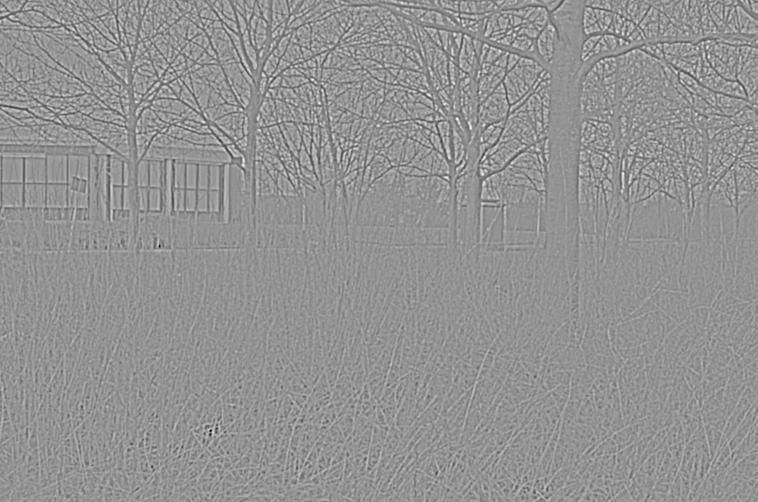
#> input picture img/im1.bmp, 758 x 502 px; its folder holds 4 pictures in this run
$ python sim3.py   (Python 2 division)
#> lines starting #> are read from the running program, lines starting #| are printed output that depends on the picture
import Image
import glob, os
import numpy as np
from sklearn.feature_extraction import image

eta = 5E-6
tao = 1200
theta = 5

def posrect(pij):
	if pij > 0:
		return pij
	else:
		return 0

def negrect(pij):
	if pij < 0:
		return abs(pij)
	else:
		return 0

def init_weights(mu_w0, sigma_w0, num_weights):
	w = [np.random.normal(mu_w0, sigma_w0) for elem in range(0,256)]
	return np.array(w).reshape(16,16)

def time_step(X_ON_set, X_OFF_set):
	X_ON = np.random.choice(X_ON_set)
	X_OFF = np.random.choice(X_OFF_set)

	# output neuron activity
	dimij = len(X_ON)
	y = pr(np.dot(np.reshape(W_ON, dimij), np.reshape(X_ON, dimij).T)+np.dot(np.reshape(W_OFF, dimij), np.reshape(X_OFF, dimij).T))

	'''
	dtheta=(pow(y,2)-theta)/tao
	ntheta=theta+dtheta
	d_W_ON =eta*np.dot(X_ON,((pow(y,2)-np.dot(y, ntheta))
	wn=w+dw
	'''

	pr(W_ON)
	pr(W_OFF)

	return

def main():
	pr = np.vectorize(posrect)
	nr = np.vectorize(negrect)

	imgs = glob.glob("img/*.bmp")
	img_arrs = [np.array(Image.open(img)) for img in imgs]
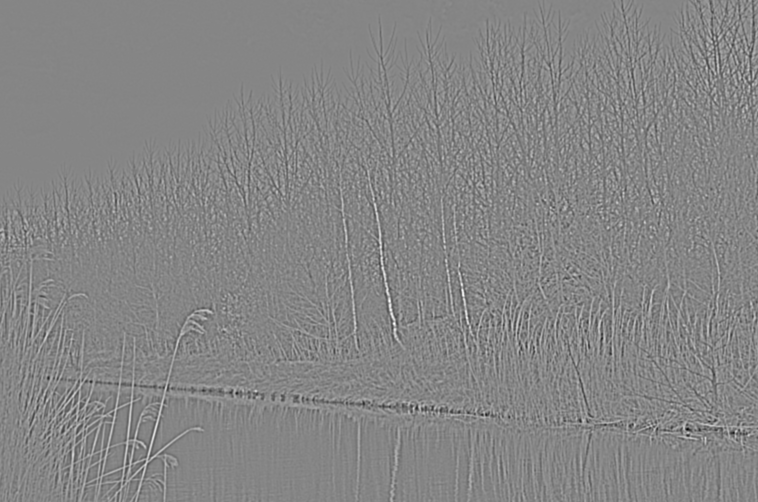
#> input picture img/im10.bmp, 758 x 502 px
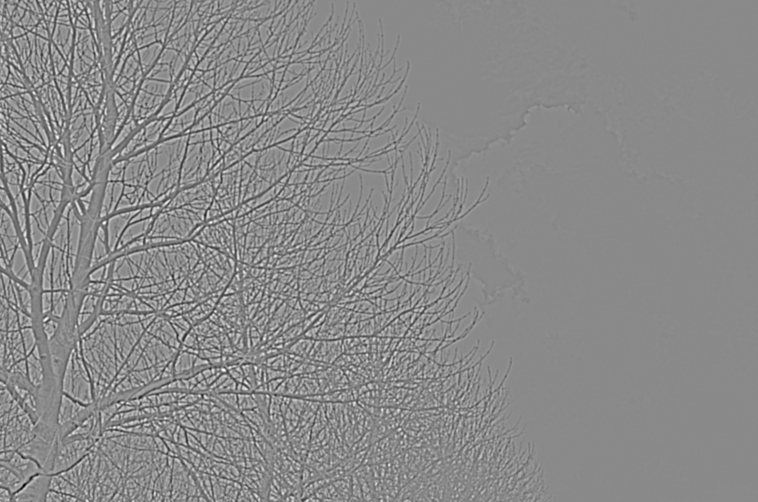
#> input picture img/im2.bmp, 758 x 502 px
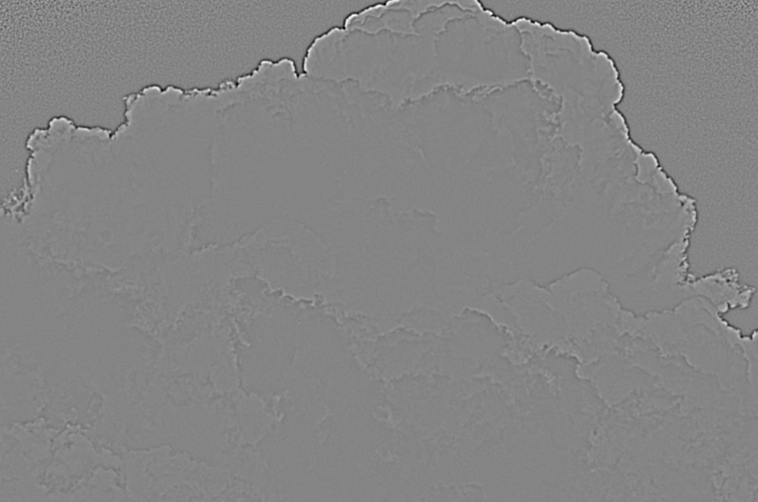
#> input picture img/im3.bmp, 758 x 502 px
#> img_arrs = 4 items
	print img_arrs
#> (printed output is left out)
	mus = [np.mean(img) for img in img_arrs]
#> mus = [146.8, 133.1, 137.6, 132.5]
	sigmas = [pow(np.std(img),2) for img in img_arrs]
#> sigmas = [235.5, 166.1, 370.8, 52.59]
	zmu_norms = [(img_arrs[i]-mus[i])/sigmas[i] for i in range(0,len(img_arrs))]
#> zmu_norms = 4 items

	# using scikit package for easy patch extraction
	patches_list = [image.extract_patches_2d(zmu_norm, (16,16), max_patches = 5000, random_state = 0) for zmu_norm in zmu_norms]
#> patches_list = 4 items
	patches = np.vstack(patches_list)

	# for each patch compute the activities of the presynaptic cells xij_ON, xij_OFF
	# from 50000 patches construct 10000 input vectors
	X_ON_set = pr(patches)
	X_OFF_set = nr(patches)
	print X_ON_set

	mu_w0 = 0.5
	sigma_w0 = 0.15
	w_ON = init_weights(mu_w0, sigma_w0, 256)
	w_OFF = init_weights(mu_w0, sigma_w0, 256)


if __name__ == "__main__":
#> (the run stopped early here; a loop or call above may not have finished)
